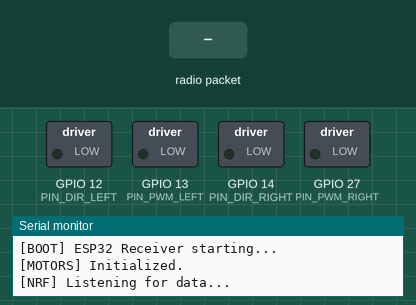
Recording of a sketch running on a simulated ESP32. Shown: switched loads named in the sketch (green lamp = pin HIGH), the last lines printed to the serial monitor. Inputs (shaded band) come from the test bench. No radio packets arrive unless stated.

Above: at 1.2 s.
1.3 s: radio packet "1" arrives
At 2.2 s:
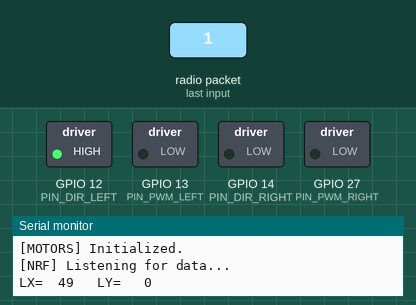
3.3 s: radio packet "0" arrives
At 3.7 s:
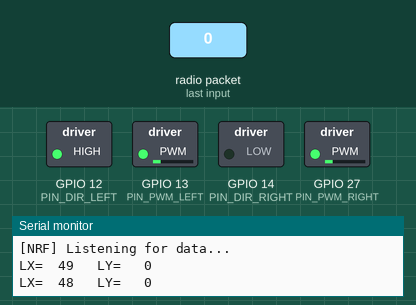
Timing chart, 0 to 6.3 s (numbered marks = the images above; inputs shaded):
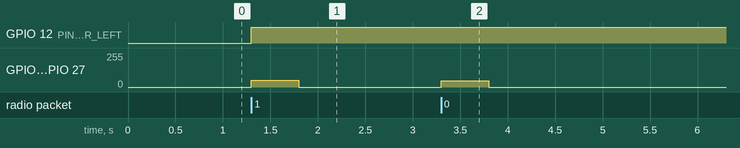

Measured:
- after the input at 1.3 s, GPIO 12 (PIN_DIR_LEFT): LOW → HIGH at once; GPIO 13 (PIN_PWM_LEFT), GPIO 27 (PIN_PWM_RIGHT): 0/255 → 49/255 at once, → 0/255 0.50 s later
- after the input at 3.3 s, GPIO 13 (PIN_PWM_LEFT), GPIO 27 (PIN_PWM_RIGHT): 0/255 → 48/255 at once, → 0/255 0.50 s later

The sketch:

Main.ino
```cpp
/*
 * ============================================================
 * nRF24L01 + Motor Controller Main Receiver
 * Board: ESP32
 * ============================================================
 */

#include "NRF_Module.h"
#include "Motor_Module.h"

#define NRF_CE_PIN  4
#define NRF_CSN_PIN 5

const uint32_t SIGNAL_TIMEOUT_MS = 500;
uint32_t lastSignalTime = 0;

void setup() {
  Serial.begin(115200);
  Serial.println("[BOOT] ESP32 Receiver starting...");

  initMotors();
  Serial.println("[MOTORS] Initialized.");

  if (!initRadio(NRF_CE_PIN, NRF_CSN_PIN)) {
    Serial.println("[ERROR] nRF24L01 not found! Check wiring.");
    while (true) delay(1000);
  }
  Serial.println("[NRF] Listening for data...");

  lastSignalTime = millis();
}

void loop() {
  AnalogPayload payload;

  if (checkRadioData(payload)) {
    lastSignalTime = millis();

    Serial.printf("LX=%4d   LY=%4d\n", payload.lx, payload.ly);

    int forwardSpeed = -payload.ly;
    int turnSpeed = payload.lx;

    drive(forwardSpeed, turnSpeed);
  }

  // Failsafe action
  if (millis() - lastSignalTime > SIGNAL_TIMEOUT_MS) {
    stopAll();
  }
}
```

Motor_Module.cpp
```cpp
#include "Motor_Module.h"
#include <Arduino.h>

void setMotor(uint8_t dirPin, uint8_t pwmCh, int speed) {
  speed = constrain(speed, -MAX_SPEED, MAX_SPEED);

  if (speed > 0) {
    digitalWrite(dirPin, HIGH);
    ledcWrite(pwmCh, speed);
  }
  else if (speed < 0) {
    digitalWrite(dirPin, LOW);
    ledcWrite(pwmCh, -speed);
  }
  else {
    ledcWrite(pwmCh, 0);
  }
}

int applyDeadzone(int val) {
  if (val > -DEADZONE && val < DEADZONE) return 0;
  return val;
}

void initMotors() {
  pinMode(PIN_DIR_RIGHT, OUTPUT);
  pinMode(PIN_DIR_LEFT, OUTPUT);

  ledcSetup(CH_RIGHT, PWM_FREQ, PWM_RES);
  ledcAttachPin(PIN_PWM_RIGHT, CH_RIGHT);

  ledcSetup(CH_LEFT, PWM_FREQ, PWM_RES);
  ledcAttachPin(PIN_PWM_LEFT, CH_LEFT);

  stopAll();
}

void drive(int forward, int turn) {
  forward = applyDeadzone(forward);
  turn = applyDeadzone(turn);

  int right = forward - turn;
  int left  = forward + turn;

  int maxVal = max(abs(right), abs(left));
  if (maxVal > MAX_SPEED) {
    right = (right * MAX_SPEED) / maxVal;
    left  = (left  * MAX_SPEED) / maxVal;
  }

  setMotor(PIN_DIR_RIGHT, CH_RIGHT, right);
  setMotor(PIN_DIR_LEFT, CH_LEFT, left);
}

void stopAll() {
  setMotor(PIN_DIR_RIGHT, CH_RIGHT, 0);
  setMotor(PIN_DIR_LEFT, CH_LEFT, 0);
}
```

Motor_Module.h
```cpp
#pragma once

// Changed to safe pins that don't conflict with ESP32 SPI (18, 19, 23)
#define PIN_DIR_RIGHT  14
#define PIN_PWM_RIGHT  27

#define PIN_DIR_LEFT   12
#define PIN_PWM_LEFT   13

#define PWM_FREQ 1000
#define PWM_RES 8

#define CH_RIGHT 0
#define CH_LEFT 1

#define DEADZONE 7
#define MAX_SPEED 220

void initMotors();
void drive(int forward, int turn);
void stopAll();
```

NRF_Module.cpp
```cpp
#include "NRF_Module.h"
#include <SPI.h>
#include <RF24.h>

static RF24* radio = nullptr;
static const byte ADDRESS[6] = "PS5TX";

bool initRadio(uint16_t cePin, uint16_t csnPin) {
  radio = new RF24(cePin, csnPin);

  if (!radio->begin()) {
    return false;
  }

  radio->setPALevel(RF24_PA_LOW);
  radio->setDataRate(RF24_250KBPS);
  radio->setChannel(108);

  radio->setAutoAck(true);

  radio->openReadingPipe(1, ADDRESS);
  radio->startListening();

  return true;
}

bool checkRadioData(AnalogPayload &payload) {
  if (radio != nullptr && radio->available()) {
    radio->read(&payload, sizeof(payload));
    return true;
  }
  return false;
}
```

NRF_Module.h
```cpp
#ifndef NRF_MODULE_H
#define NRF_MODULE_H

#include <Arduino.h>

struct AnalogPayload {
  int8_t lx;
  int8_t ly;
};

// Function declarations
bool initRadio(uint16_t cePin, uint16_t csnPin);
bool checkRadioData(AnalogPayload &payload);

#endif // RADIO_RECEIVER_H
```
